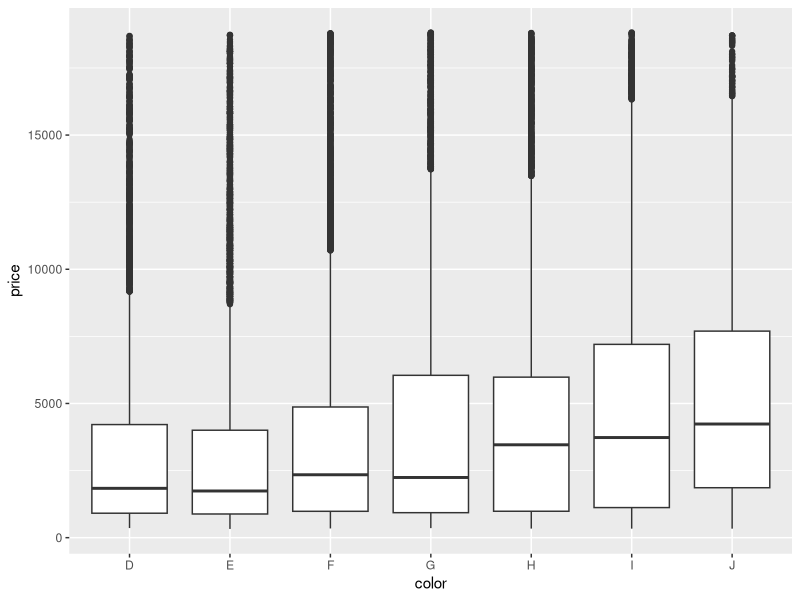
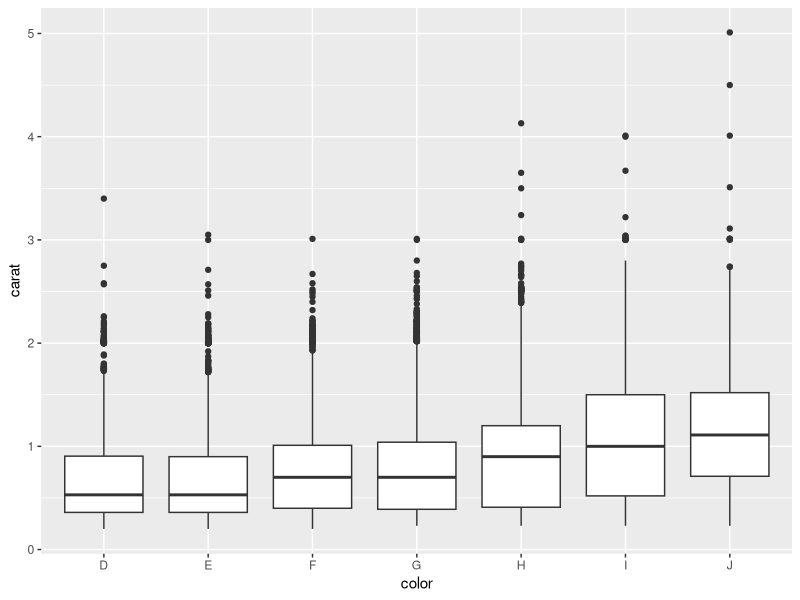
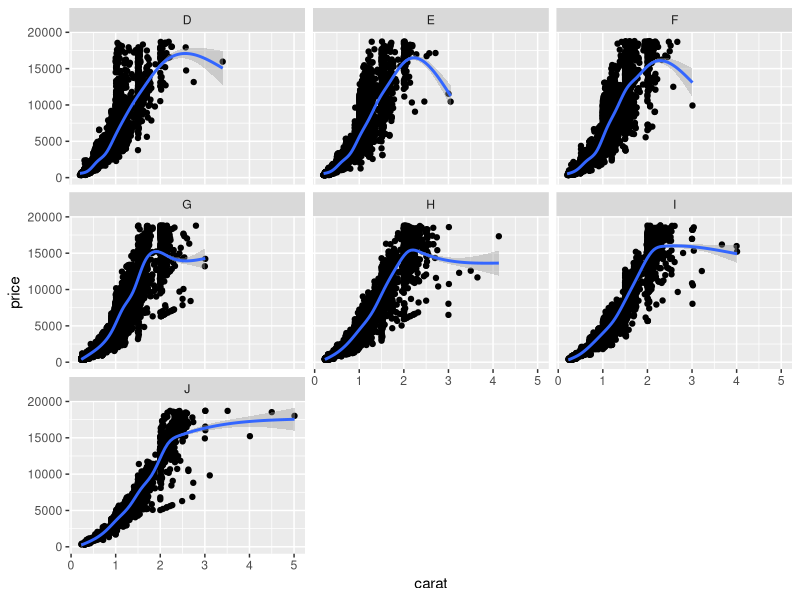

The R source for these figures, in order:
## ---- chunk 1
library(ggplot2)
selectCols <- function(data, ...) {
  args <- list(...)
  df <- data.frame(data[args[[1]]])
  for( a in args[-1]) {
    df <- cbind(df, data.frame(data[a]))
  }
  return(df)
}
selectCols(mpg,"model","hwy")
selectCols(mpg,1,2:3)
selectCols(mpg,2,"cty","hwy")
## ---- chunk 2
plotcols<-function(data){
  for(a in 1 : dim(data)[2]){
    print(typeof(data[[a]]))
    if(class(data[[a]]) == "character"){
      g <- ggplot(data=data,mapping= aes_string(x=colnames(data)[a])) +
      geom_bar()
      print(g)
  }
    else if((class(data[[a]]) == "numeric") | (class(data[[a]])=="integer")){
      g <- ggplot(data=data,mapping= aes_string(x=colnames(data)[a])) +
      geom_histogram()
      print(g)
      
    }
    
}
}
## ---- chunk 3
g<-ggplot(data=diamonds,mapping=aes(x=color, y=price)) +
  geom_boxplot()
print(g)
## ---- chunk 4
g<-ggplot(data=diamonds,mapping=aes(x=color, y=carat)) +
  geom_boxplot()
print(g)
## ---- chunk 5
g<-ggplot(data=diamonds,mapping=aes(x=carat, y=price)) +
  geom_point() + facet_wrap(~color) + geom_smooth()
print(g)
